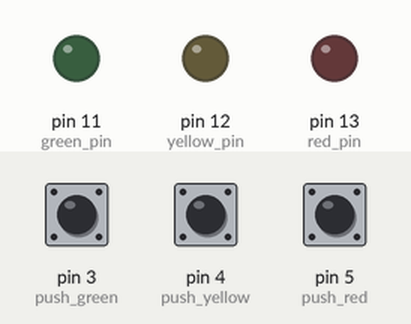
Simulated run of this sketch. Board: Arduino Uno, built with avr-gcc and run on an emulated ATmega328P. Shown: output pins drawn as LEDs (lit = HIGH). The inputs (shaded band) are chosen by the test bench; at power-on: pin 3 (push_green) HIGH, pin 4 (push_yellow) HIGH, pin 5 (push_red) HIGH.

Above: at 1.2 s.
1.3 s: pin 3 (push_green) pulled LOW for 0.15 s
At 2.5 s:
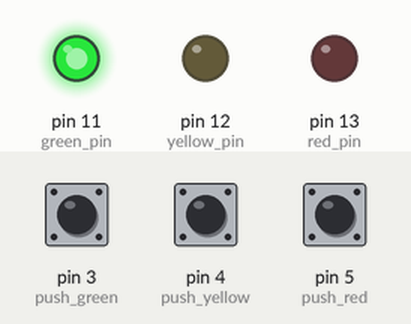
2.9 s: pin 4 (push_yellow) pulled LOW for 0.15 s
At 4.0 s:
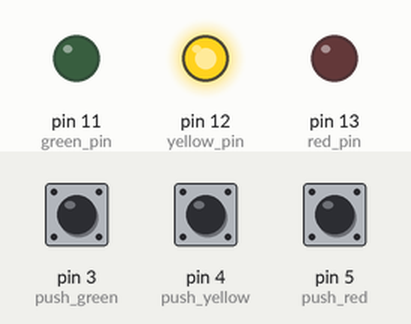
4.5 s: pin 5 (push_red) pulled LOW for 0.15 s
At 5.2 s:
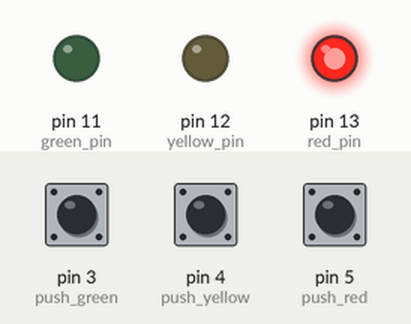
6.1 s: pin 3 (push_green) pulled LOW for 1 s
At 6.4 s:
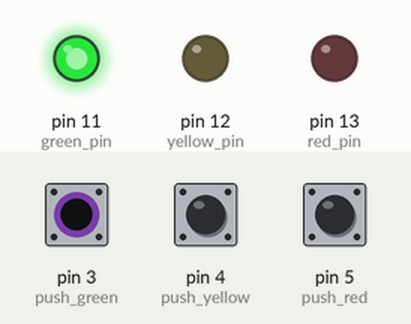
8.6 s: pin 4 (push_yellow) pulled LOW for 1 s
At 9.5 s:
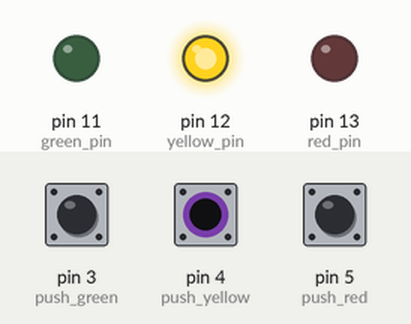
11.1 s: pin 3 (push_green) driven LOW and pin 4 (push_yellow) driven LOW
At 11.7 s:
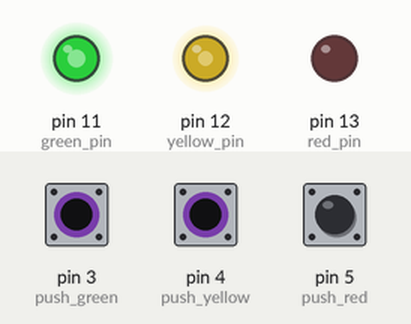
Timing chart, 0 to 13.6 s (numbered marks = the images above; inputs shaded):
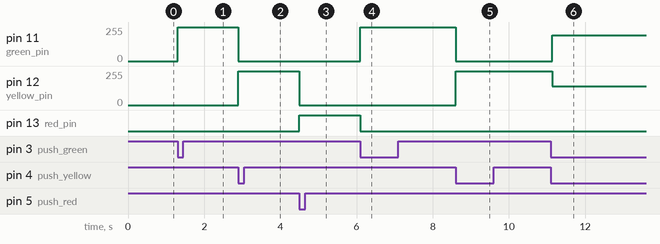

The sketch:

input_based_light_control.ino
```cpp
// Declaration of output pins
const int red_pin = 13;
const int yellow_pin = 12;
const int green_pin = 11;
// Declaration of input pins
const int push_red = 5;
const int push_yellow = 4;
const int push_green = 3;
void setup() {
 // put your setup code here, to run once:
 // Declaration of the pin mode (input or output)
 pinMode(red_pin, OUTPUT);
 pinMode(yellow_pin, OUTPUT);
 pinMode(green_pin, OUTPUT);
 pinMode(push_red, INPUT);
 pinMode(push_yellow, INPUT);
 pinMode(push_green, INPUT);
}
void loop() {
 // Lighting of RED led based on red push button
 if (digitalRead(push_red) == LOW) {
 digitalWrite(red_pin, HIGH);
 digitalWrite(yellow_pin, LOW);
 digitalWrite(green_pin, LOW);
 }
 // Lighting of YELLOW led based on yellow push button
 if (digitalRead(push_yellow) == LOW) {
 digitalWrite(yellow_pin, HIGH);
 digitalWrite(red_pin, LOW);
 digitalWrite(green_pin, LOW);
 }
 // Lighting of GREEN led based on green push button
 if (digitalRead(push_green) == LOW) {
 digitalWrite(green_pin, HIGH);
 digitalWrite(yellow_pin, LOW);
 digitalWrite(red_pin, LOW);
 }
}
```

Measured:
- after the input at 1.3 s, pin 11 (green_pin): 0/255 → 255/255 at once
- after the input at 2.9 s, pin 11 (green_pin): 255/255 → 0/255 at once; pin 12 (yellow_pin): 0/255 → 255/255 at once
- after the input at 4.5 s, pin 12 (yellow_pin): 255/255 → 0/255 at once; pin 13 (red_pin): LOW → HIGH at once
- after the input at 6.1 s, pin 11 (green_pin): 0/255 → 255/255 at once; pin 13 (red_pin): HIGH → LOW at once
- after the input at 8.6 s, pin 11 (green_pin): 255/255 → 0/255 at once; pin 12 (yellow_pin): 0/255 → 255/255 at once
- after the input at 11.1 s, pin 11 (green_pin): 0/255 → 194/255 at once; pin 12 (yellow_pin): 255/255 → 139/255 at once
